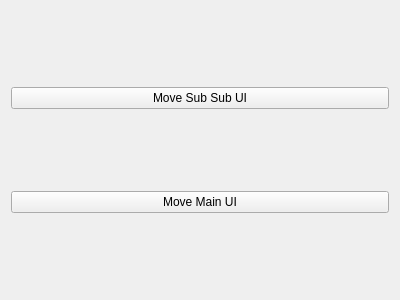
<?xml version="1.0" encoding="UTF-8"?>
<ui version="4.0">
 <class>Form</class>
 <widget class="QWidget" name="Form">
  <property name="geometry">
   <rect>
    <x>0</x>
    <y>0</y>
    <width>400</width>
    <height>300</height>
   </rect>
  </property>
  <property name="windowTitle">
   <string>Form</string>
  </property>
  <layout class="QGridLayout" name="gridLayout">
   <item row="1" column="0">
    <widget class="QPushButton" name="back_pushButton">
     <property name="text">
      <string>Move Main UI</string>
     </property>
    </widget>
   </item>
   <item row="0" column="0">
    <widget class="QPushButton" name="move_pushButton">
     <property name="text">
      <string>Move Sub Sub UI</string>
     </property>
    </widget>
   </item>
  </layout>
 </widget>
 <resources/>
 <connections/>
</ui>
